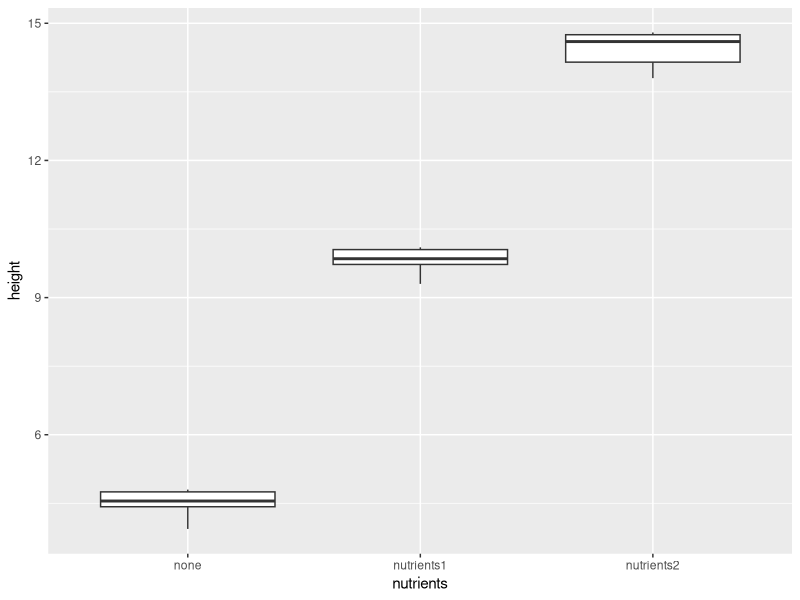
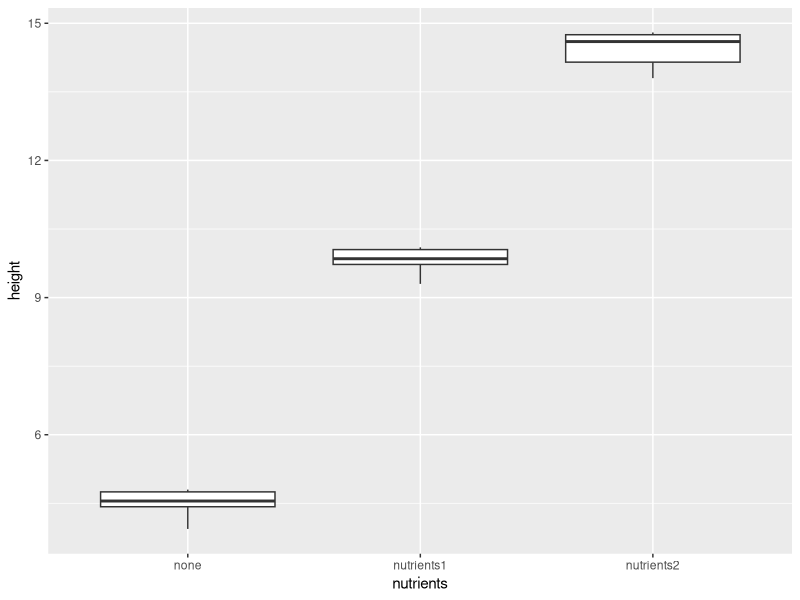

Write R code to recreate these figures, in order.
## ---- chunk 1
library(tidyverse)
plants <- tibble(none = c(4.8, 4.8, 3.94, 4.4,4.5,4.6),
                 nutrients1  = c( 10.1, 9.7, 9.8, 9.9, 9.3, 10.1),
                 nutrients2 = c(14.8, 14.6, 14.8, 14, 13.8, 14.6))

plantplot <- plants |> 
  pivot_longer(cols = c(none, nutrients1,nutrients2),
               names_to = "nutrients",
               values_to = "height") |> 
  ggplot(aes(x = nutrients, y = height)) +
  geom_boxplot()


## ---- chunk 2

library(tidyverse)

plants <- tibble(none = c(4.8, 4.8, 3.94, 4.4,4.5,4.6),
                 nutrients1  = c( 10.1, 9.7, 9.8, 9.9, 9.3, 10.1),
                 nutrients2 = c(14.8, 14.6, 14.8, 14, 13.8, 14.6))

plants |> 
  pivot_longer(cols = c(none, nutrients1,nutrients2),
               names_to = "nutrients",
               values_to = "height") |> 
  ggplot(aes(x = nutrients, y = height)) +
  geom_boxplot()


## ---- chunk 3

plantplot
## ---- chunk 4

longplants <- plants |> 
  pivot_longer(cols = c(none, nutrients1,nutrients2),
                             names_to = "nutrients",
                             values_to = "height")

plant_model <- aov(height ~ nutrients, data = longplants)

summary(plant_model)

